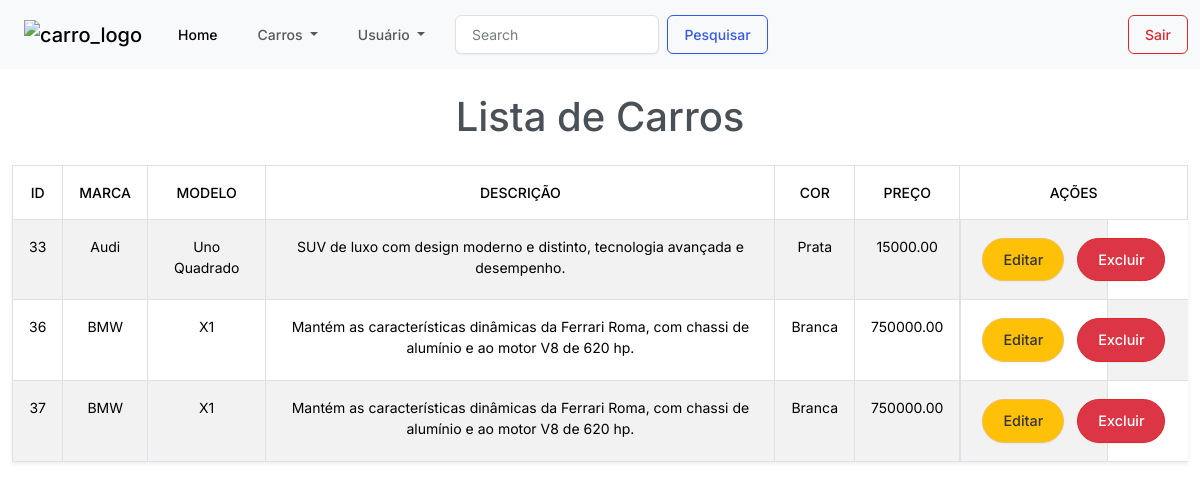
The app's page /listaVeiculos.php, older data.
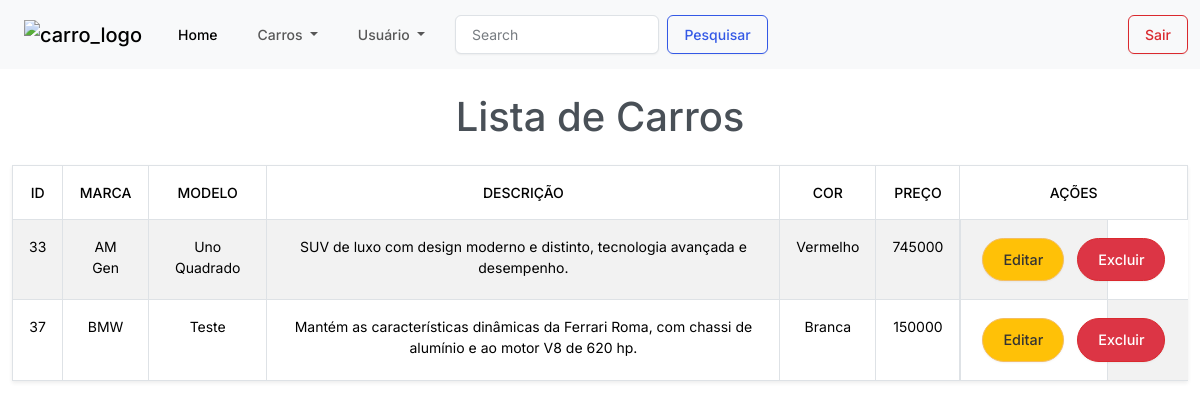
The same page, newer data.
### tables this page shows
CREATE TABLE `carros` (
  `id` int NOT NULL,
  `marca` varchar(200) NOT NULL,
  `modelo` varchar(100) NOT NULL,
  `preco` decimal(10,0) NOT NULL,
  `descricao` varchar(200) NOT NULL,
  `cor` varchar(50) NOT NULL,
  `imagem` varchar(100) NOT NULL
);

CREATE TABLE `brands` (
  `id` int NOT NULL,
  `name` varchar(255) NOT NULL,
  `category` varchar(10) NOT NULL
);

### listaVeiculos.php (the view, shortened to what this page needs)
<?php
include 'conexao.php';
$sqlListagem = "SELECT carros.id, brands.name as marca, modelo, descricao, cor, preco
                FROM carros
                JOIN brands ON brands.id = carros.marca";
$resultado = $conn->query($sqlListagem);
?>
<!DOCTYPE html>
<html lang="pt-BR">
<head>
    <link href="https://bootswatch.com/5/zephyr/bootstrap.min.css" rel="stylesheet">
    <link rel="stylesheet" href="src/style/index.css">
</head>
<header class="header">
    <nav class="navbar navbar-expand-lg bg-body-tertiary">
        <div class="container-fluid">
            <a class="navbar-brand" href="paginaInicial.php"><img class="logo" src="img/perfil/car.png" alt="carro_logo"></a>
            <div class="collapse navbar-collapse" id="navbarSupportedContent">
                <ul class="navbar-nav me-auto mb-2 mb-lg-0">
                    <li class="nav-item">
                        <a class="nav-link active" aria-current="page" href="paginaInicial.php">Home</a>
                    </li>
                    <li class="nav-item dropdown">
                        <a class="nav-link dropdown-toggle" role="button" data-bs-toggle="dropdown" aria-expanded="false" id="dropdownMenuLink">
                            Carros
                        </a>
                    </li>
                    <li class="nav-item dropdown">
                        <a class="nav-link dropdown-toggle" role="button" data-bs-toggle="dropdown" aria-expanded="false" id="dropdownMenuLink1">
                            Usuário
                        </a>
                    </li>
                </ul>
                <form class="d-flex" role="search">
                    <input class="form-control me-2" type="search" placeholder="Search" aria-label="Search" style="margin-left:10px">
                    <button class="btn btn-outline-primary" type="submit">Pesquisar</button>
                </form>
                <a class="btn btn-outline-danger" href="login.php">Sair</a>
            </div>
        </div>
    </nav>
</header>
<body>
<div class="container">
    <h1 class="my-4 text-center">Lista de Carros</h1>
    <?php if ($resultado->num_rows > 0): ?>
        <table class="table table-striped table-hover table-bordered shadow-sm">
            <thead>
            <tr>
                <th>ID</th>
                <th>Marca</th>
                <th>Modelo</th>
                <th>Descrição</th>
                <th>Cor</th>
                <th>Preço</th>
                <th>Ações</th>
            </tr>
            </thead>
            <tbody>
            <?php
            while ($row = $resultado->fetch_assoc()) {
                echo "<tr>";
                echo "<td>" . $row['id'] . "</td>";
                echo "<td>" . $row['marca'] . "</td>";
                echo "<td>" . $row['modelo'] . "</td>";
                echo "<td>" . $row['descricao'] . "</td>";
                echo "<td>" . $row['cor'] . "</td>";
                echo "<td>" . $row['preco'] . "</td>";
                echo "<td class='d-flex justify-content-start'>";
                echo "<button class='btn btn-warning btn-editar me-2' data-id='" . $row['id'] .
                    "' data-marca='" . $row['marca'] .
                    "' data-modelo='" . $row['modelo'] .
                    "' data-descricao='" . $row['descricao'] .
                    "' data-cor='" . $row['cor'] .
                    "' data-preco='" . $row['preco'] .
                    "'>Editar</button>";
                echo "<button class='btn btn-danger btn-excluir' data-id='" . $row['id'] . "'>Excluir</button>";
                echo "</td>";
                echo "</tr>";
            }
            ?>
            </tbody>
        </table>
    <?php else: ?>
        <p class="alert alert-warning">Não há carros registrados!</p>
    <?php endif; ?>
</div>
</body>
</html>

Row changes from the older to the newer data that the page shows:
removed carros: id "36", brands.name "BMW", modelo "X1", descricao "Mantém as características dinâmicas da Ferrari Roma, com chassi de alumínio e ao motor V8 de 620 hp.", cor "Branca", preco "750000.00"
changed carros "Uno Quadrado": brands.name "Audi" → "AM Gen"; cor "Prata" → "Vermelho"; preco "15000.00" → "745000"
changed carros "Branca": modelo "X1" → "Teste"; preco "750000.00" → "150000"
